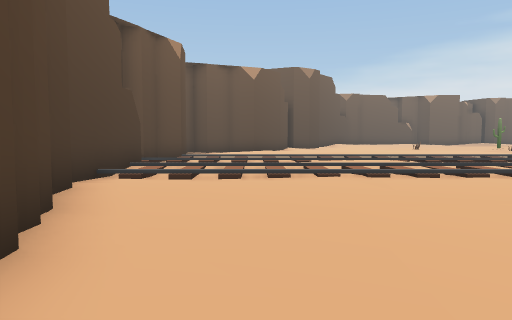
View 1 (above)

24 first-person views from a walk through a 3-D level made in the Unity game engine. The camera is 1.5 m above the floor, tilts 4° down and sees 70° across. The floor is counted in squares, 2 m on a side. Each view is taken from the middle of a square. On the plan, view 1 faces up. The plan holds only what a view shows up to about 11 squares ahead; the rest is blank. The place goes on beyond the plan. The player character is not drawn.

View 2
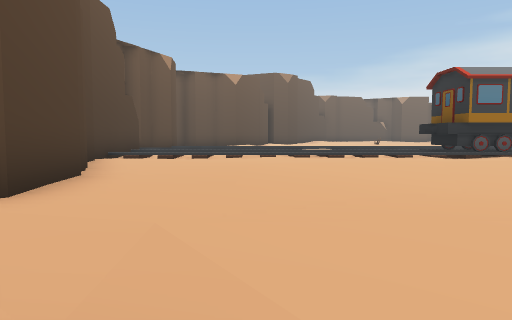

View 3
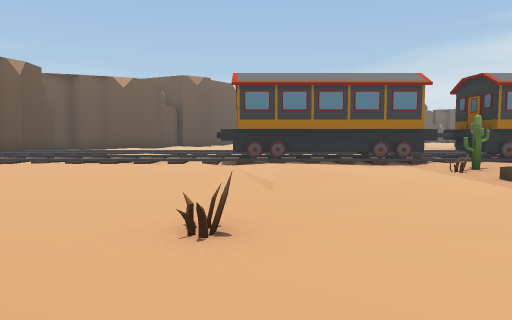

View 4
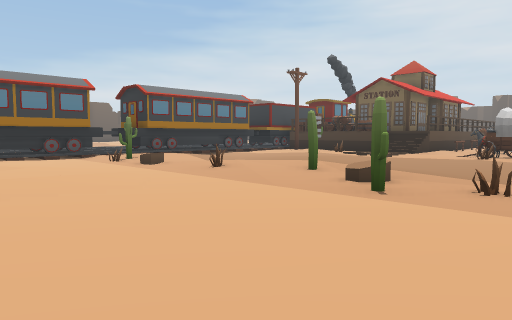

View 5
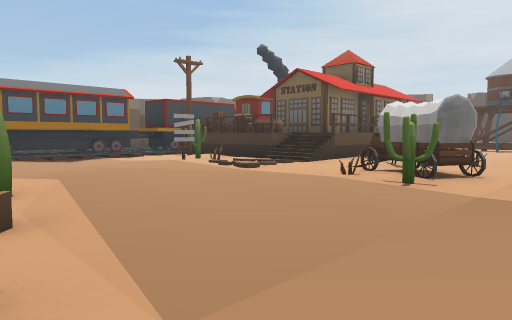

View 6
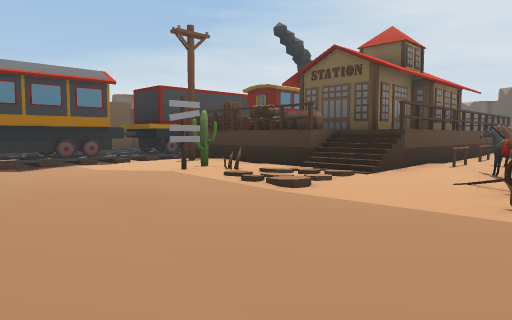

View 7
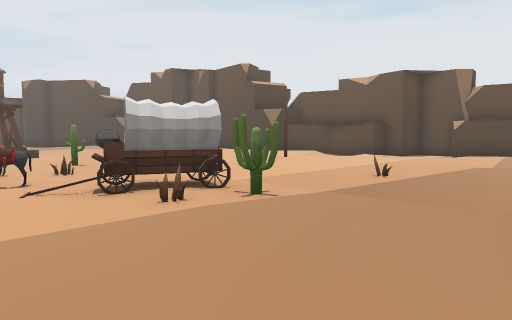

View 8
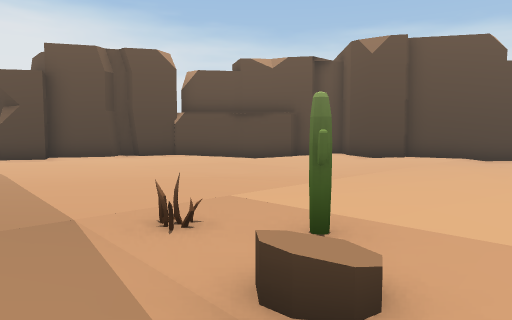

View 9
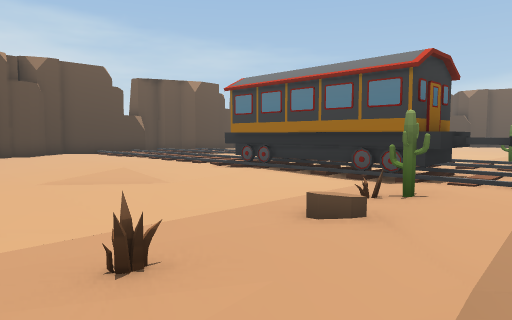

View 10
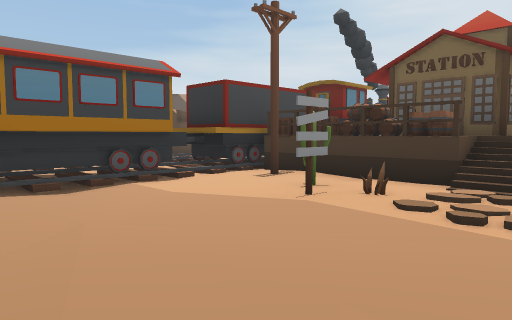

View 11
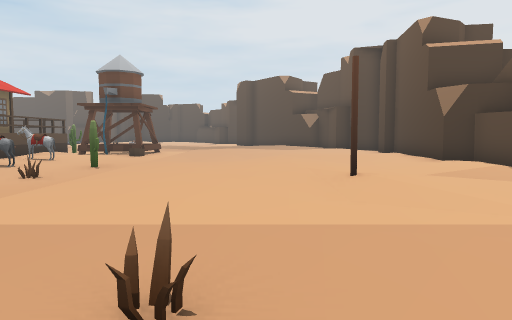

View 12
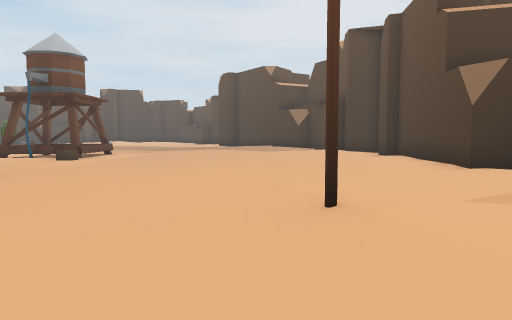

View 13
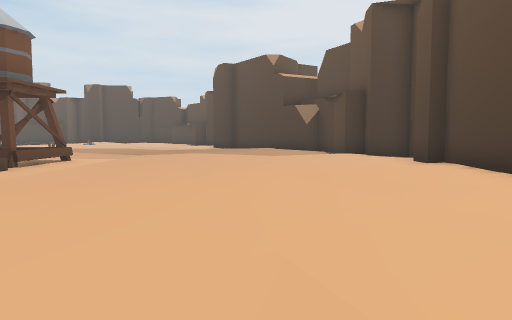

View 14
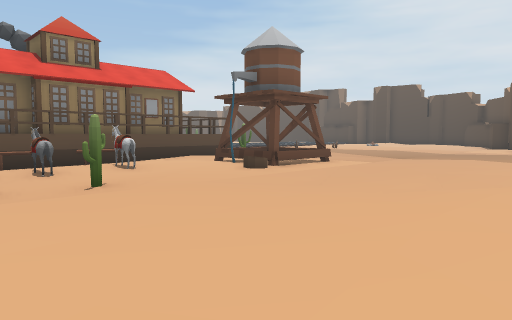

View 15
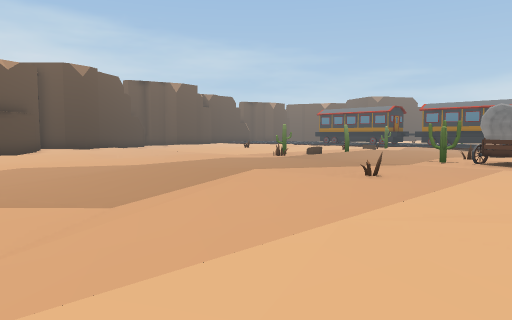

View 16
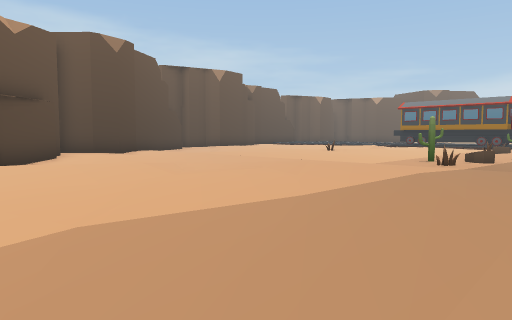

View 17
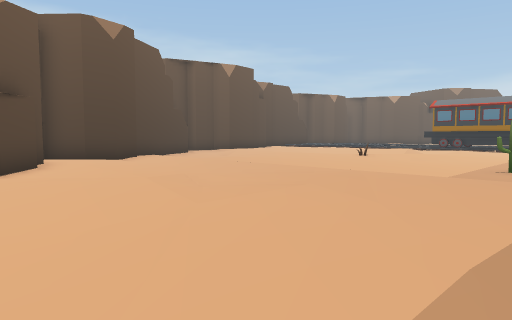

View 18
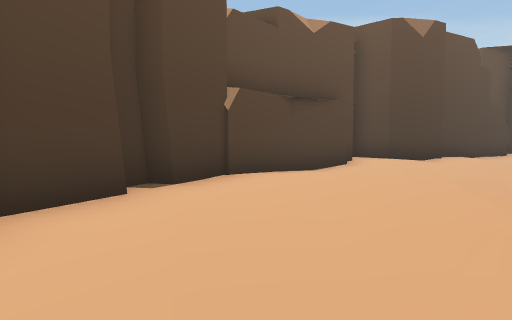

View 19
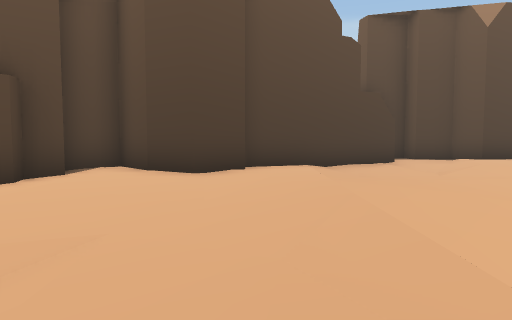

View 20
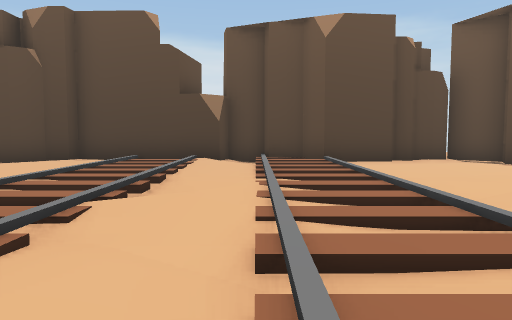

View 21
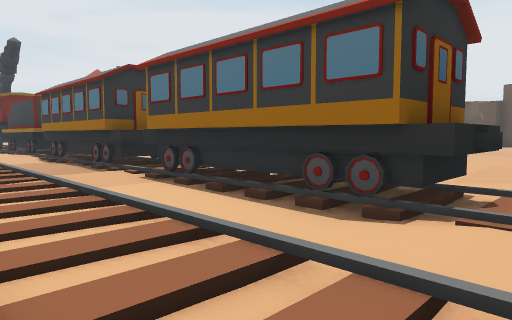

View 22
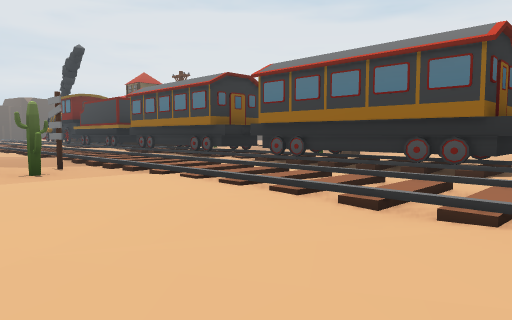

View 23
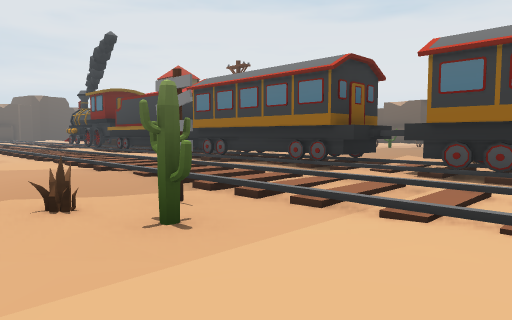

View 24
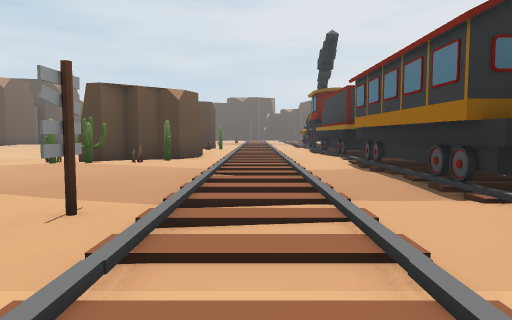

### Floor plan
Key: @ floor where view 1 was taken; # wall or solid block; x gap in a wall; . main floor; : floor 0.25 m higher than the main floor; - floor 0.25 m lower than the main floor; _ floor 0.5 m lower than the main floor; + floor 1.5 m higher than the main floor; / step, stairs or slope; = window, fence, low wall or low ledge; C cactus; A cauldron; B box; P pole; R barrel; O other object.
Columns run from 4 left of view 1 to 34 right of it. Each row starts with its distance up from view 1.
 15 #.-..    --... .. ../:C.#
 14 ##.....  -.......O.....OC
 13  #.--.// /......C........-
 12  #////////////////////////
 11 ##////////////////////-//
 10 #////////////////////////
  9 ##//..///./---.........//
  8  #///////.######x######/#
  7  #////////######/######/#OOO
  6  #................./---..B
  5  #.........-/.-OC:..--..PBO
  4  #.......////.-.////-..C.R
  3  ##.......///...O/-/-.#..O  #
  2   #....--../....///./..O.R  ## #
  1   #....--...../.O//:/.////    ++
  0   #.@... ..O//-../:.:./../.O.O.O..
 -1   #-/... .....-..C./.....-/OOO.O../
 -2   #-///........./O.-..OA/--//-....# #.
 -3   ##----.......C-/.-...OO/--O--...===.
 -4    #-/--........O.....CO..--/C...O....
 -5    ##....-///...................///-..
 -6     ##...----..................--_--...
 -7      ##.------/....-./-........------..
 -8      ##...//--......./O.........////-..
 -9      #......//....././..--........//..
-10      ###.-.........://..-/#.....-.....
-11        ##-.......././/.......---......
-12         ###.........//.....///........
-13           ##.......-///.-  //.........
-14            ###..      /. .   ########

Where each view was taken, in squares from view 1:
view 1: 0 up, 0 right, facing up
view 2: 3 down, 1 right, facing up
view 3: 3 down, 7 right, facing up
view 4: 5 down, 7 right, facing up-right
view 5: 6 down, 12 right, facing up-right
view 6: 3 down, 14 right, facing up-right
view 7: 0 up, 14 right, facing down-right
view 8: 1 down, 14 right, facing down-left
view 9: 0 up, 14 right, facing up-left
view 10: 0 up, 14 right, facing up-right
view 11: 8 down, 16 right, facing right
view 12: 9 down, 19 right, facing right
view 13: 9 down, 22 right, facing right
view 14: 10 down, 23 right, facing up-right
view 15: 14 down, 21 right, facing up-left
view 16: 13 down, 15 right, facing up-left
view 17: 12 down, 13 right, facing up-left
view 18: 12 down, 13 right, facing left
view 19: 6 down, 9 right, facing left
view 20: 10 up, 7 right, facing left
view 21: 12 up, 5 right, facing down-right
view 22: 15 up, 5 right, facing down-right
view 23: 15 up, 9 right, facing down-right
view 24: 11 up, 9 right, facing right
